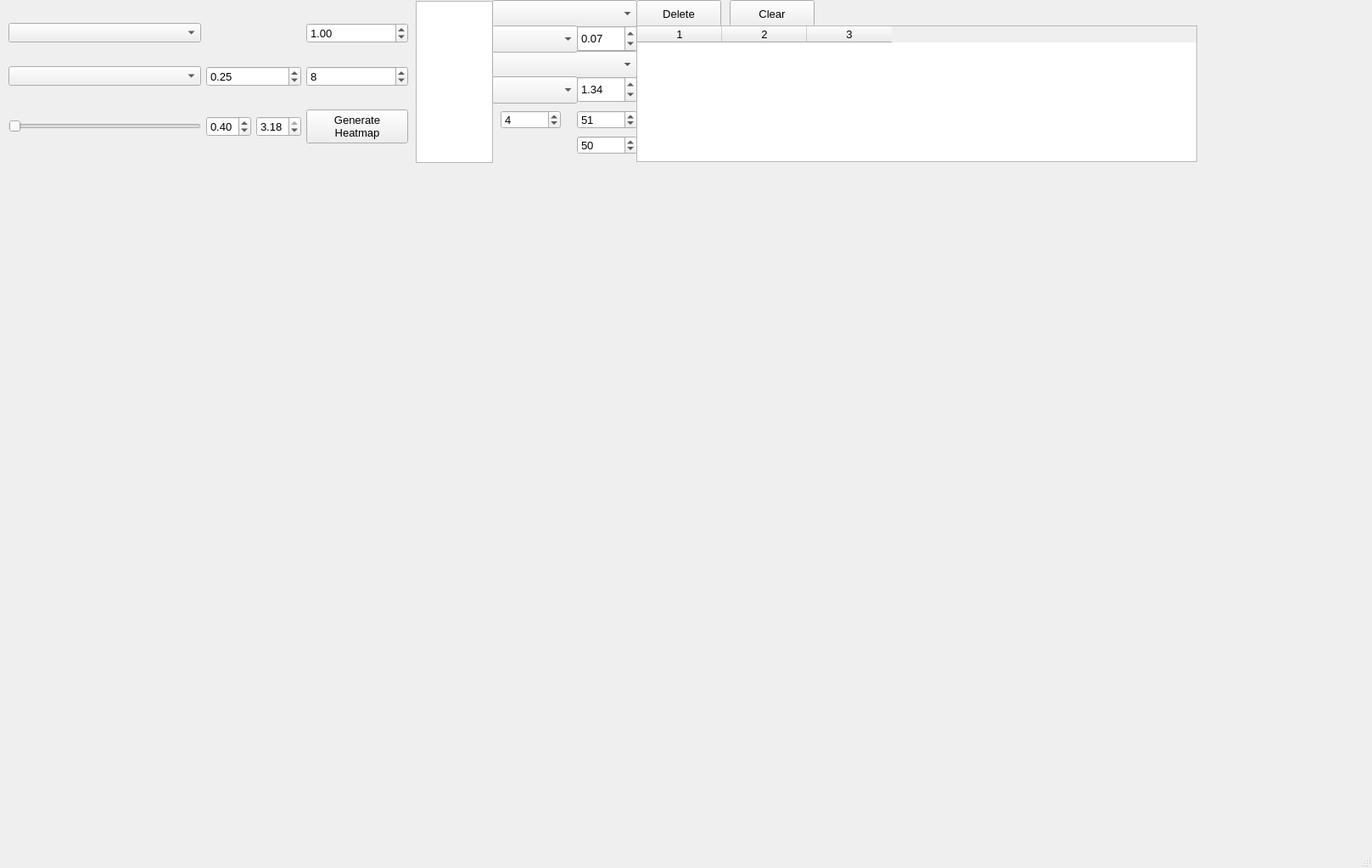
<?xml version="1.0" encoding="UTF-8"?>
<ui version="4.0">
 <class>MainWindow</class>
 <widget class="QMainWindow" name="MainWindow">
  <property name="geometry">
   <rect>
    <x>0</x>
    <y>0</y>
    <width>1617</width>
    <height>1023</height>
   </rect>
  </property>
  <property name="font">
   <font>
    <pointsize>10</pointsize>
   </font>
  </property>
  <property name="windowTitle">
   <string>MainWindow</string>
  </property>
  <property name="toolTipDuration">
   <number>-32</number>
  </property>
  <widget class="QWidget" name="centralwidget">
   <widget class="MplWidget" name="MplWidget" native="true">
    <property name="geometry">
     <rect>
      <x>10</x>
      <y>200</y>
      <width>1611</width>
      <height>771</height>
     </rect>
    </property>
   </widget>
   <widget class="QWidget" name="gridLayoutWidget">
    <property name="geometry">
     <rect>
      <x>10</x>
      <y>0</y>
      <width>471</width>
      <height>192</height>
     </rect>
    </property>
    <layout class="QGridLayout" name="gridLayout">
     <property name="topMargin">
      <number>6</number>
     </property>
     <item row="1" column="3">
      <widget class="QSpinBox" name="spinBoxWindowSize">
       <property name="minimum">
        <number>1</number>
       </property>
       <property name="maximum">
        <number>15</number>
       </property>
       <property name="value">
        <number>8</number>
       </property>
      </widget>
     </item>
     <item row="0" column="0">
      <widget class="QComboBox" name="comboBoxDir"/>
     </item>
     <item row="0" column="3">
      <widget class="QDoubleSpinBox" name="doubleSpinBoxMf">
       <property name="minimum">
        <double>-1.000000000000000</double>
       </property>
       <property name="maximum">
        <double>2.000000000000000</double>
       </property>
       <property name="singleStep">
        <double>0.010000000000000</double>
       </property>
       <property name="value">
        <double>1.000000000000000</double>
       </property>
      </widget>
     </item>
     <item row="2" column="3">
      <widget class="QPushButton" name="pushButtonGenHeatmap">
       <property name="minimumSize">
        <size>
         <width>120</width>
         <height>40</height>
        </size>
       </property>
       <property name="text">
        <string>Generate
Heatmap</string>
       </property>
      </widget>
     </item>
     <item row="2" column="1">
      <widget class="QDoubleSpinBox" name="doubleSpinBoxQMin">
       <property name="minimum">
        <double>0.050000000000000</double>
       </property>
       <property name="maximum">
        <double>3.200000000000000</double>
       </property>
       <property name="singleStep">
        <double>0.010000000000000</double>
       </property>
       <property name="value">
        <double>0.400000000000000</double>
       </property>
      </widget>
     </item>
     <item row="1" column="0">
      <widget class="QComboBox" name="comboBoxFile"/>
     </item>
     <item row="2" column="0">
      <widget class="QSlider" name="horizontalSliderFrame">
       <property name="orientation">
        <enum>Qt::Horizontal</enum>
       </property>
      </widget>
     </item>
     <item row="2" column="2">
      <widget class="QDoubleSpinBox" name="doubleSpinBoxQMax">
       <property name="minimum">
        <double>0.060000000000000</double>
       </property>
       <property name="maximum">
        <double>3.180000000000000</double>
       </property>
       <property name="singleStep">
        <double>0.010000000000000</double>
       </property>
       <property name="value">
        <double>3.180000000000000</double>
       </property>
      </widget>
     </item>
     <item row="1" column="1" colspan="2">
      <widget class="QDoubleSpinBox" name="doubleSpinBoxTransparency">
       <property name="maximum">
        <double>1.000000000000000</double>
       </property>
       <property name="singleStep">
        <double>0.050000000000000</double>
       </property>
       <property name="value">
        <double>0.250000000000000</double>
       </property>
      </widget>
     </item>
    </layout>
   </widget>
   <widget class="QListWidget" name="listWidgetFrames">
    <property name="geometry">
     <rect>
      <x>490</x>
      <y>1</y>
      <width>91</width>
      <height>191</height>
     </rect>
    </property>
    <property name="selectionMode">
     <enum>QAbstractItemView::MultiSelection</enum>
    </property>
   </widget>
   <widget class="QPushButton" name="pushButtonDelFrame">
    <property name="geometry">
     <rect>
      <x>750</x>
      <y>0</y>
      <width>100</width>
      <height>32</height>
     </rect>
    </property>
    <property name="text">
     <string>Delete</string>
    </property>
   </widget>
   <widget class="QPushButton" name="pushButtonClearFrame">
    <property name="geometry">
     <rect>
      <x>860</x>
      <y>0</y>
      <width>100</width>
      <height>32</height>
     </rect>
    </property>
    <property name="text">
     <string>Clear</string>
    </property>
   </widget>
   <widget class="QComboBox" name="comboBoxFixed">
    <property name="geometry">
     <rect>
      <x>580</x>
      <y>0</y>
      <width>171</width>
      <height>32</height>
     </rect>
    </property>
    <property name="currentText">
     <string/>
    </property>
    <property name="currentIndex">
     <number>-1</number>
    </property>
   </widget>
   <widget class="QComboBox" name="comboBoxTransparent">
    <property name="geometry">
     <rect>
      <x>580</x>
      <y>60</y>
      <width>171</width>
      <height>32</height>
     </rect>
    </property>
    <property name="currentIndex">
     <number>-1</number>
    </property>
   </widget>
   <widget class="QTableWidget" name="tableWidgetFrames">
    <property name="geometry">
     <rect>
      <x>750</x>
      <y>30</y>
      <width>661</width>
      <height>161</height>
     </rect>
    </property>
    <property name="columnCount">
     <number>3</number>
    </property>
    <column/>
    <column/>
    <column/>
   </widget>
   <widget class="QDoubleSpinBox" name="doubleSpinBoxTransQValue">
    <property name="geometry">
     <rect>
      <x>680</x>
      <y>90</y>
      <width>71</width>
      <height>31</height>
     </rect>
    </property>
    <property name="minimum">
     <double>0.050000000000000</double>
    </property>
    <property name="maximum">
     <double>3.200000000000000</double>
    </property>
    <property name="singleStep">
     <double>0.010000000000000</double>
    </property>
    <property name="value">
     <double>1.340000000000000</double>
    </property>
   </widget>
   <widget class="QComboBox" name="comboBoxTransTemplate">
    <property name="geometry">
     <rect>
      <x>580</x>
      <y>90</y>
      <width>101</width>
      <height>32</height>
     </rect>
    </property>
   </widget>
   <widget class="QComboBox" name="comboBoxFixedTemplate">
    <property name="geometry">
     <rect>
      <x>580</x>
      <y>30</y>
      <width>101</width>
      <height>32</height>
     </rect>
    </property>
    <property name="currentText">
     <string/>
    </property>
   </widget>
   <widget class="QDoubleSpinBox" name="doubleSpinBoxFixedQValue">
    <property name="geometry">
     <rect>
      <x>680</x>
      <y>30</y>
      <width>71</width>
      <height>31</height>
     </rect>
    </property>
    <property name="minimum">
     <double>0.050000000000000</double>
    </property>
    <property name="maximum">
     <double>3.200000000000000</double>
    </property>
    <property name="singleStep">
     <double>0.010000000000000</double>
    </property>
    <property name="value">
     <double>0.070000000000000</double>
    </property>
   </widget>
   <widget class="QSpinBox" name="spinBoxDimQPoints">
    <property name="geometry">
     <rect>
      <x>680</x>
      <y>130</y>
      <width>71</width>
      <height>22</height>
     </rect>
    </property>
    <property name="minimum">
     <number>2</number>
    </property>
    <property name="maximum">
     <number>100</number>
    </property>
    <property name="value">
     <number>51</number>
    </property>
   </widget>
   <widget class="QSpinBox" name="spinBoxDimStartQPoints">
    <property name="geometry">
     <rect>
      <x>590</x>
      <y>130</y>
      <width>71</width>
      <height>22</height>
     </rect>
    </property>
    <property name="minimum">
     <number>0</number>
    </property>
    <property name="maximum">
     <number>100</number>
    </property>
    <property name="value">
     <number>4</number>
    </property>
   </widget>
   <widget class="QSpinBox" name="spinBoxHistBin">
    <property name="geometry">
     <rect>
      <x>680</x>
      <y>160</y>
      <width>71</width>
      <height>22</height>
     </rect>
    </property>
    <property name="minimum">
     <number>1</number>
    </property>
    <property name="maximum">
     <number>100</number>
    </property>
    <property name="value">
     <number>50</number>
    </property>
   </widget>
  </widget>
  <widget class="QMenuBar" name="menubar">
   <property name="geometry">
    <rect>
     <x>0</x>
     <y>0</y>
     <width>1617</width>
     <height>24</height>
    </rect>
   </property>
  </widget>
  <widget class="QStatusBar" name="statusbar"/>
 </widget>
 <customwidgets>
  <customwidget>
   <class>MplWidget</class>
   <extends>QWidget</extends>
   <header>mplwidget.h</header>
   <container>1</container>
  </customwidget>
 </customwidgets>
 <resources/>
 <connections/>
</ui>
